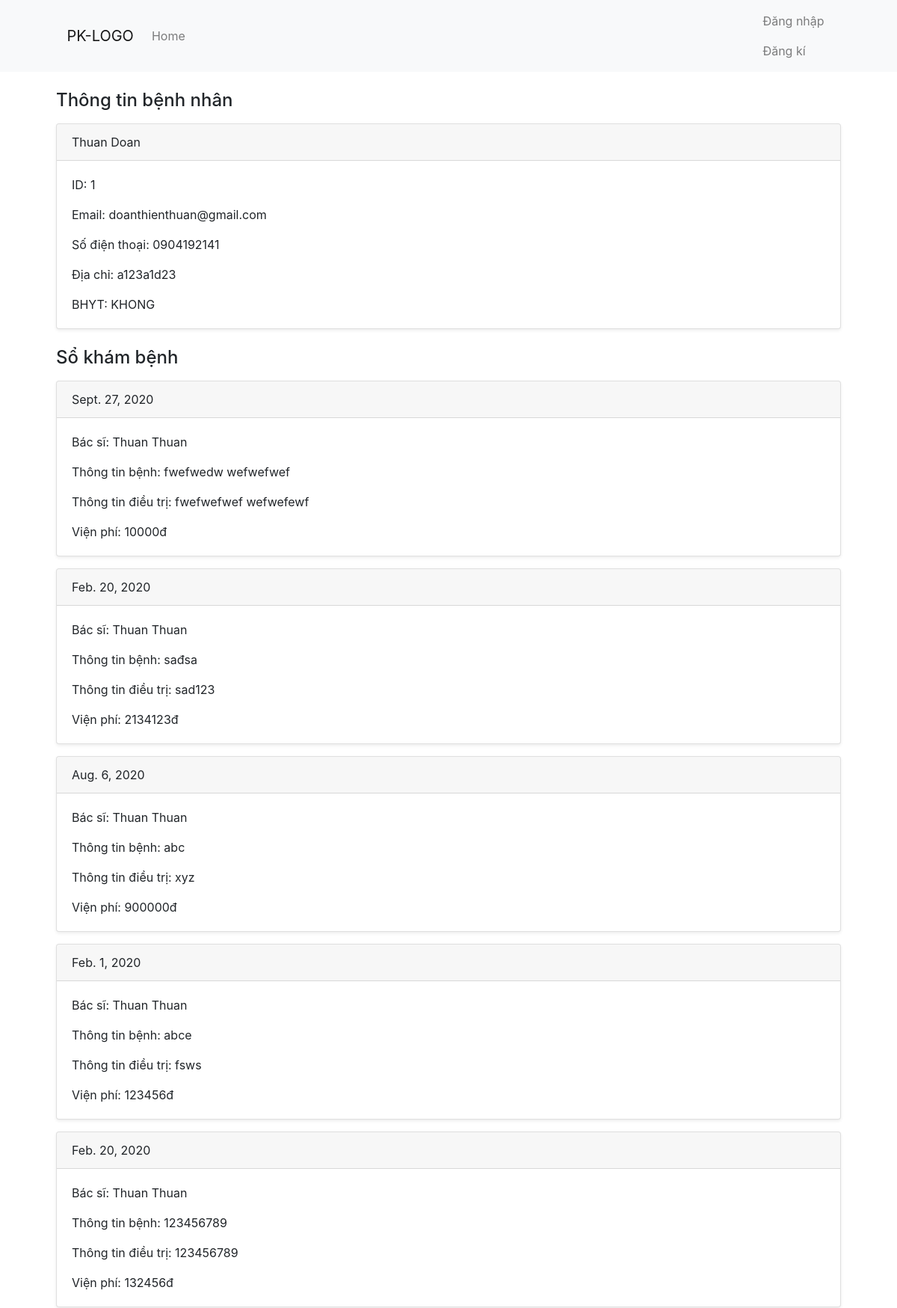
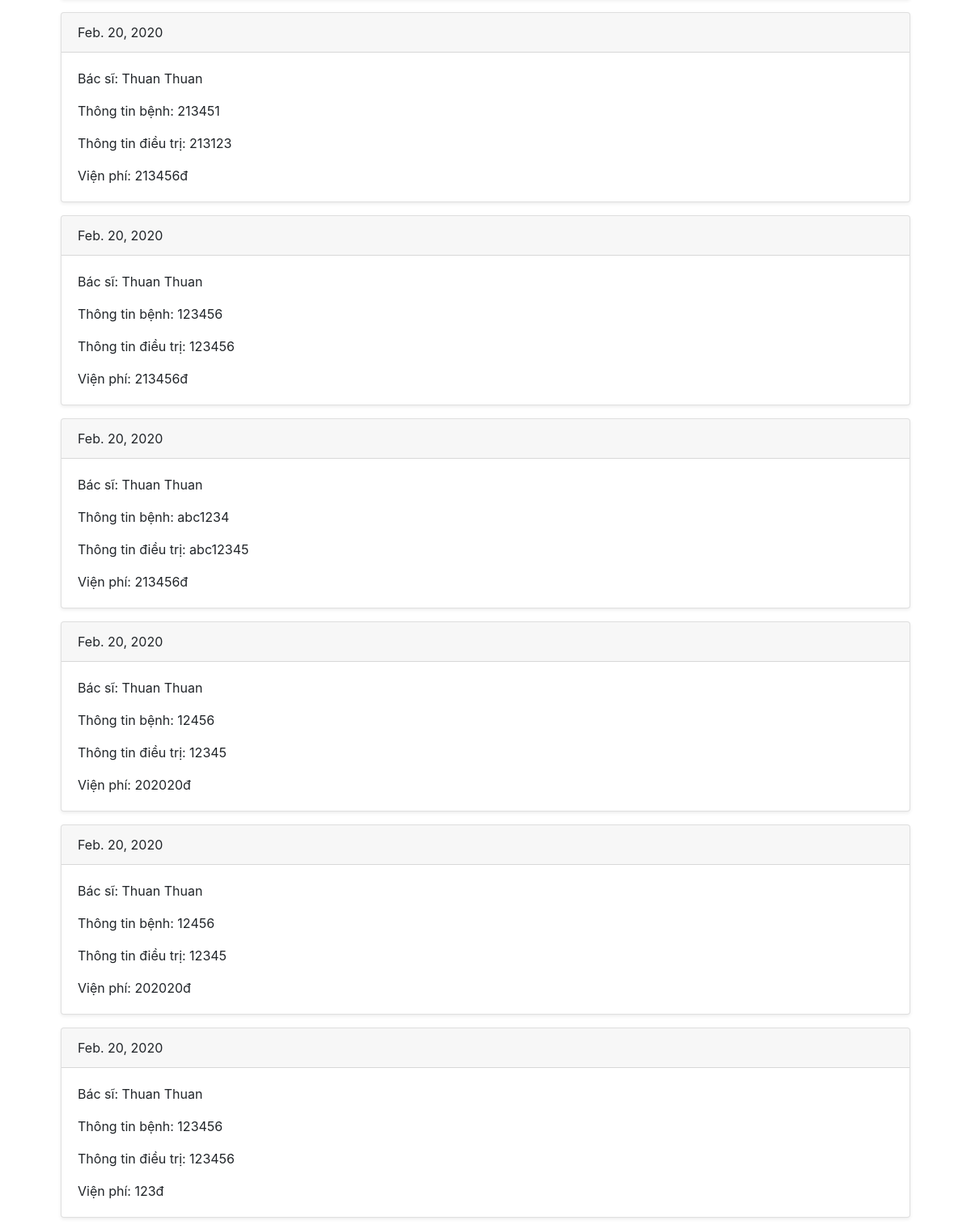
/patient/1 (upper part), run on the app's committed database (2 pictures, top to bottom).
### phongkham/models.py (models this page shows, shortened)
class UserInfo(models.Model):
    user = models.OneToOneField(User, on_delete=models.CASCADE)
    first_name = models.CharField(max_length=MAX_LENGTH)
    last_name = models.CharField(max_length=MAX_LENGTH)
    GENDERS = (
        ('M', 'Male'),
        ('F', 'Female')
    )
    gender = models.CharField(max_length=1, choices=GENDERS)
    date_of_birth = models.DateField(null=True)
    address = models.CharField(max_length=MAX_LENGTH)
    phone_number = models.CharField(max_length=12)
    is_staff = models.BooleanField(default=False)
    is_superuser = models.BooleanField(default=False)
    is_doctor = models.BooleanField(default=False)
    class Meta:
        abstract = True
        ordering = ['id','first_name', 'last_name']
    def get_name(self):
        return f'{self.last_name} {self.first_name}'

class Patient(UserInfo):
    Type = (
        ('BHYT', 'BHYT'),
        ('KHONG', 'Không có'),
        ('DICHVU', 'Khám dịch vụ'),
    )
    BHYT = models.CharField(max_length=6, choices=Type, default = 'KHONG')

class User(AbstractUser):
    username = None
    email = models.EmailField(_('email address'), unique=True)
    USERNAME_FIELD = 'email'
    REQUIRED_FIELDS = []
    objects = UserManager()

class MedicalRecord(models.Model):
    patient = models.ForeignKey(Patient, null=True, on_delete=models.CASCADE)
    doctor = models.ForeignKey(Doctor, on_delete=models.CASCADE)
    exam_date = models.DateField()
    disease_info = models.TextField(max_length=MAX_LENGTH, blank=True)
    treatment_info = models.TextField(max_length=MAX_LENGTH, blank=True)
    test_info = models.ManyToManyField(Test)
    fee = models.PositiveIntegerField()

class Staff(UserInfo):
    position = models.CharField(max_length=MAX_LENGTH)
    date_joined = models.DateField()

### phongkham/views.py (the view)
# urls.py: path('patient/<int:id>', views.PatientDetailView.as_view(), name='patient-detail'),
class PatientDetailView(DetailView):
    template_name = 'phongkham/patient_detail.html'
    context_object_name = 'patient'
    def get_object(self):
        return get_object_or_404(Patient, pk=self.kwargs.get('id'))
    def get_context_data(self, **kwargs):
        context = super().get_context_data(**kwargs)
        patient = self.get_object()
        matching_medical_records = MedicalRecord.objects.filter(
            patient__id=patient.id)
        context['matching_medical_records'] = matching_medical_records
        return context

### phongkham/templates/phongkham/patient_detail.html (shortened to what this page needs)
{% extends 'phongkham/base.html' %}
{% load static %}
{% block content %}
<div class="mt-2 mb-4">
    <h4 class="mb-3">Thông tin bệnh nhân</h4>
    <div class="card mb-3 shadow-sm">
        <div class="card-header">{{ patient.get_name }}</div>
        <div class="card-body">
            <p class="card-text">ID: {{ patient.id }}</p>
            <p class="card-text">Email: {{ patient.user.email }}</p>
            <p class="card-text">Số điện thoại: {{ patient.phone_number }}</p>
            <p class="card-text">Địa chỉ: {{ patient.address }}</p>
            <p class="card-text">BHYT: {{ patient.BHYT }}</p>
        </div>
    </div>
</div>
<div class="mt-2 mb-4">
    <h4 class="mb-3">Sổ khám bệnh</h4>
    {% if matching_medical_records %}
    {% for record in matching_medical_records %}
    <div class="card mb-3 shadow-sm">
        <div class="card-header">{{ record.exam_date }}</div>
        <div class="card-body">
            <p class="card-text">Bác sĩ: {{ record.doctor.get_name }}</p>
            <p class="card-text">Thông tin bệnh: {{ record.disease_info }}</p>
            <p class="card-text">Thông tin điều trị: {{ record.treatment_info }}</p>
            <p class="card-text">Viện phí: {{ record.fee }}đ</p>
        </div>
    </div>
    {% endfor %}
    {% endif %}
</div>
{% endblock %}

### phongkham/static/phongkham/css/main.css (style rules this page uses)
:root { --main-active-color: #0366d6; }

### data on the page
Patient: get_name "Thuan Doan", id "1", user.email "doanthienthuan@gmail.com", phone_number "0904192141", address "a123a1d23", BHYT "KHONG"
MedicalRecord: exam_date "Sept. 27, 2020", doctor.get_name "Thuan Thuan", disease_info "fwefwedw wefwefwef", treatment_info "fwefwefwef wefwefewf", fee "10000"
MedicalRecord: exam_date "Feb. 20, 2020", doctor.get_name "Thuan Thuan", disease_info "sađsa", treatment_info "sad123", fee "2134123"
MedicalRecord: exam_date "Aug. 6, 2020", doctor.get_name "Thuan Thuan", disease_info "abc", treatment_info "xyz", fee "900000"
MedicalRecord: exam_date "Feb. 1, 2020", doctor.get_name "Thuan Thuan", disease_info "abce", treatment_info "fsws", fee "123456"
MedicalRecord: exam_date "Feb. 20, 2020", doctor.get_name "Thuan Thuan", disease_info "123456789", treatment_info "123456789", fee "132456"
MedicalRecord: exam_date "Feb. 20, 2020", doctor.get_name "Thuan Thuan", disease_info "213451", treatment_info "213123", fee "213456"
MedicalRecord: exam_date "Feb. 20, 2020", doctor.get_name "Thuan Thuan", disease_info "123456", treatment_info "123456", fee "213456"
MedicalRecord: exam_date "Feb. 20, 2020", doctor.get_name "Thuan Thuan", disease_info "abc1234", treatment_info "abc12345", fee "213456"
MedicalRecord: exam_date "Feb. 20, 2020", doctor.get_name "Thuan Thuan", disease_info "12456", treatment_info "12345", fee "202020"
MedicalRecord: exam_date "Feb. 20, 2020", doctor.get_name "Thuan Thuan", disease_info "12456", treatment_info "12345", fee "202020"
MedicalRecord: exam_date "Feb. 20, 2020", doctor.get_name "Thuan Thuan", disease_info "123456", treatment_info "123456", fee "123"
